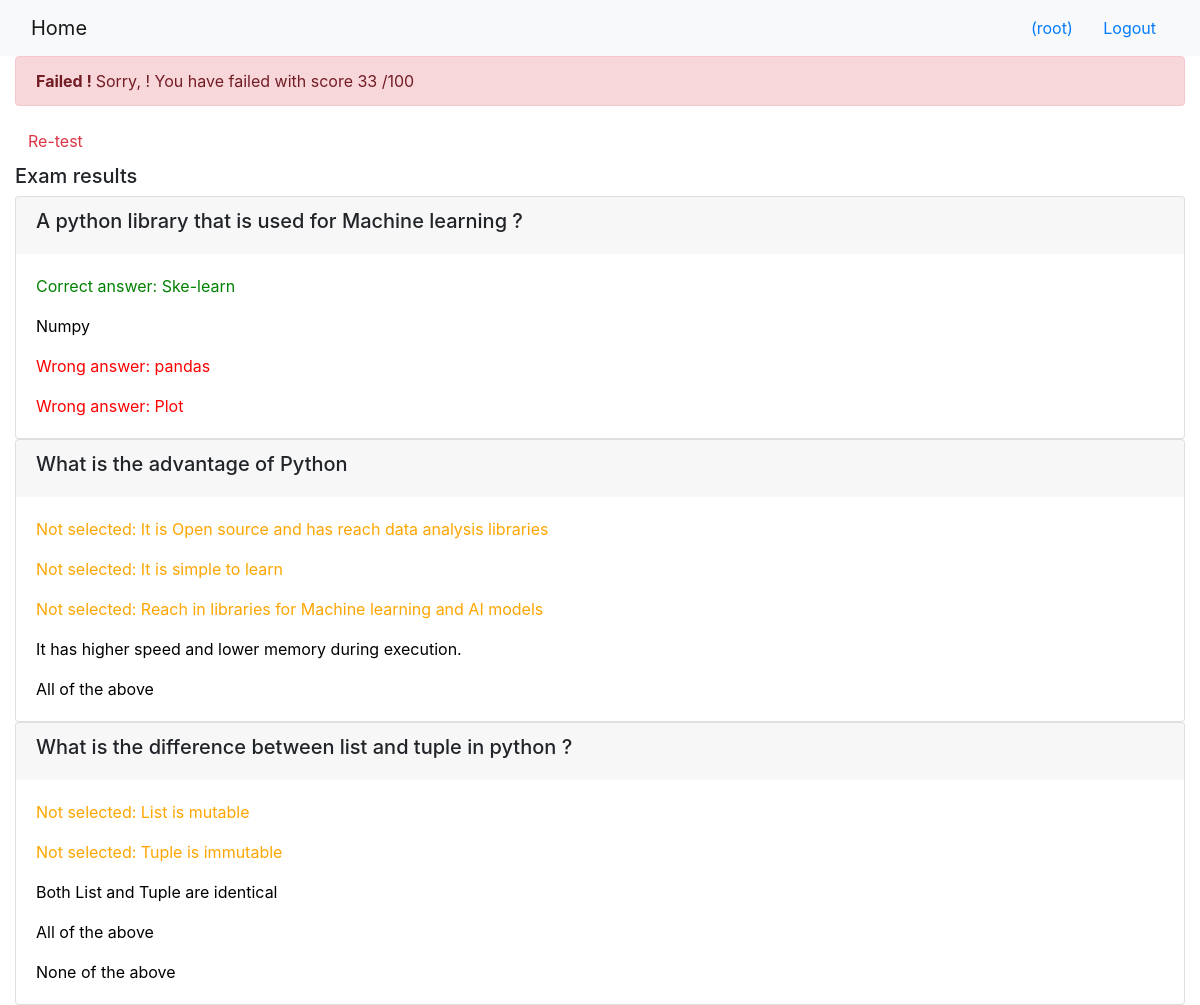
The app's page /onlinecourse/course/2/submission/2/result/ (signed in) with its own data.
### onlinecourse/models.py (models this page shows)
class Question(models.Model):
    course = models.ForeignKey(Course, on_delete=models.CASCADE)
    title = models.CharField(max_length=550, default="question title")
    text = models.CharField(max_length=550, default="question text")
    grade = models.FloatField(default=5.0)
    def is_get_score(self, selected_ids):
        all_answers = self.choice_set.filter(is_correct=True).count()
        selected_correct = self.choice_set.filter(is_correct=True, id__in=selected_ids).count()
        if all_answers == selected_correct:
            return True
        else:
            return False

class Choice(models.Model):
    question = models.ForeignKey(Question, on_delete=models.CASCADE)
    text = models.CharField(max_length=550, default="question text")
    is_correct = models.BooleanField(default=False)

### onlinecourse/views.py (the view)
# urls.py: path('course/<int:course_id>/submission/<int:submission_id>/result/', views.show_exam_result, name='show_exam_result'),
def show_exam_result(request, course_id, submission_id):
    course = get_object_or_404(Course, pk=course_id)
    submission = get_object_or_404(Submission, pk=submission_id)
    choices = submission.choices.all()
    total_mark, mark = 0, 0
    for question in course.question_set.all():
        total_mark += round(question.grade)
        if question.is_get_score(choices):
            mark += round(question.grade)
    return render(
        request,
        'onlinecourse/exam_result_bootstrap.html',
        {"course":course, "choices":choices,"mark":mark,
            "total_mark": total_mark,
            "submission": submission,
            "grade": int((mark / total_mark) * 100)}
    )

### onlinecourse/templates/onlinecourse/exam_result_bootstrap.html (shortened to what this page needs)
<!DOCTYPE html>
<html lang="en">
<head>
    {% load static %}
    <link rel="stylesheet" href="https://maxcdn.bootstrapcdn.com/bootstrap/4.5.2/css/bootstrap.min.css">
</head>
<body>
 <nav class="navbar navbar-light bg-light">
    <div class="container-fluid">
        <div class="navbar-header">
              <a class="navbar-brand" href="{% url 'onlinecourse:index' %}">Home</a>
        </div>
        <ul class="nav navbar-nav navbar-right">
            {% if user.is_authenticated %}
            <li>
                <a class="btn btn-link" href="#">{{ user.first_name }}({{ user.username }})</a>
                <a class="btn btn-link" href="{% url 'onlinecourse:logout' %}">Logout</a>
            </li>
            {% endif %}
        </ul>
    </div>
</nav>
<div class="container-fluid">
    {% if grade > 80 %}
    <div class="alert alert-success">
       <b> Congratulations, {{user.name}} ! </b> You have passed the exam and completed
            the course with score {{mark}} /{{total_mark}}
    </div>
        {% else %}
        <div class="alert alert-danger">
            <b> Failed ! </b>Sorry, {{user.name}} ! You have failed with score  {{mark}} /{{total_mark}}
        </div>
        <a class="btn btn-link text-danger" href="{% url 'onlinecourse:course_details' course.id %}">Re-test</a>
        {% endif %}
        <div class="card-columns-vertical mt-1">
        <h5 class="">Exam results</h5>
            {% for question in course.question_set.all %}
                <div class="card">
                    <div class="card-header border-light">
                        <h5>{{question.text}}</h5>
                    </div>
                    <div class="card-body">
                        {% for choice in question.choice_set.all %}
                           {% if choice.is_correct and choice in choices %}
                            <p class="card-text" style="color:green">Correct answer: {{choice.text}}</p>
                            {% elif choice.is_correct and choice not in choices %}
                            <p class="card-text" style="color:orange">Not selected: {{choice.text}}</p>
                            {% elif choice.is_correct == False and choice in choices %}
                            <p class="card-text" style="color:red">Wrong answer: {{choice.text}}</p>
                            {% else %}
                            <p class="card-text" style="color:black">{{choice.text}}</p>
                            {% endif %}
                        {% endfor %}
                    </div>
                </div>
            {% endfor %}
        </div>
    </div>
</body>
</html>

### records on screen
Question: text "A python library that is used for Machine learning ?"
Choice: text "Ske-learn"
Choice: text "Numpy"
Choice: text "pandas"
Choice: text "Plot"
Question: text "What is the advantage of Python"
Choice: text "It is Open source and has reach data analysis libraries"
Choice: text "It is simple to learn"
Choice: text "Reach in libraries for Machine learning and AI models"
Choice: text "It has higher speed and lower memory during execution."
Choice: text "All of the above"
Question: text "What is the difference between list and tuple in python ?"
Choice: text "List is mutable"
Choice: text "Tuple is immutable"
Choice: text "Both List and Tuple are identical"
Choice: text "All of the above"
Choice: text "None of the above"

### other values on screen
{{ user.username }} "root"
{{ mark }} "33"
{{ total_mark }} "100"
